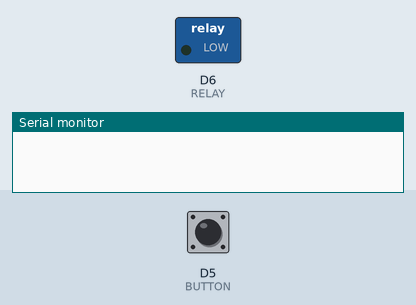
Recording of a sketch running on a simulated ESP8266 (Wemos D1 mini). On the bench: switched loads named in the sketch (green lamp = pin HIGH), the last lines printed to the serial monitor. Inputs (shaded band) come from the test bench; at power-on: D5 (BUTTON) LOW. WiFi joins after 1.5 s; servers stay silent unless stated.

Above: at 3.0 s.
3.1 s: D5 (BUTTON) pulled HIGH for 0.15 s
At 3.7 s:
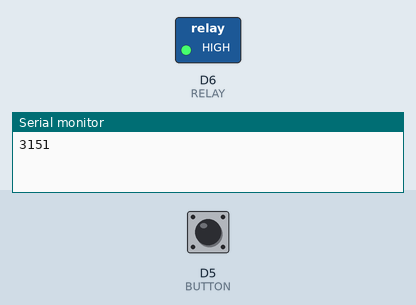
4.7 s: D5 (BUTTON) pulled HIGH for 1 s
At 6.1 s:
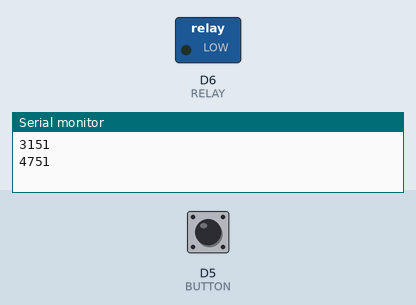
7.2 s: D5 (BUTTON) pulled HIGH for 3.2 s
At 8.0 s:
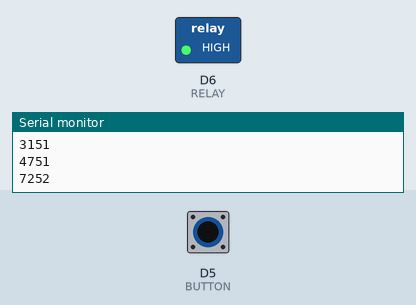
Timing chart, 0 to 10.2 s (numbered marks = the images above; inputs shaded):
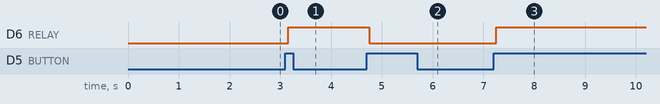

Measured:
- after the input at 3.1 s, D6 (RELAY): LOW → HIGH after 0.05 s
- after the input at 4.7 s, D6 (RELAY): HIGH → LOW after 0.05 s
- after the input at 7.2 s, D6 (RELAY): LOW → HIGH after 0.05 s

The sketch:

Wemos_relay_shield_Blynk_and_button_debounce.ino
```cpp
// v5 added Blynk support - final working version


#define BLYNK_PRINT Serial    // Comment this out to disable prints and save space
#include <ESP8266WiFi.h>
#include <BlynkSimpleEsp8266.h>

char auth[] = ""; //Enter the Auth code which was send by Blink

char ssid[] = "";  //Enter your WIFI Name
char pass[] = "";  //Enter your WIFI Password

const byte BUTTON = D5;
const byte RELAY = D6;
bool LastVirtualPinState = 0;                  // "0", "FALSE", "LOW' means exactly the same
int buttonState = LOW;  // the current state of BUTTON
int thisbuttonState = LOW; // the current and previous readings from the input pin
int lastbuttonState = LOW;// the current and previous readings from the input pin

// time is measured in milliseconds and will quickly exceed limitations of an integer, so we use a long for these two
unsigned long lastDebounceTime = 0;  // the time the button state last switched
unsigned long debounceDelay = 50;    // the state must remain the same for this many millis to register the button press

void setup() {

  Serial.begin(115200);            // See the connection status in Serial Monitor
  Blynk.begin(auth, ssid, pass);   //connects to WiFi network, then connects to Blynk server

  pinMode(BUTTON, INPUT);
  pinMode(RELAY, OUTPUT);
  digitalWrite(RELAY, LOW);   //sets relay to OFF
}


void loop() {

   Blynk.run();  // This function should be called frequently to process incoming commands and perform housekeeping of Blynk connection.

  // the BUTTON is read multiple times and the value must remain the same for debounceDelay millis to toggle the relay

  // read BUTTON state, HIGH when pressed, LOW when not
  thisbuttonState = digitalRead(BUTTON);

  // if the current state does not match the previous state
  // the button was just pressed/released, or is transition noise
  if (thisbuttonState != lastbuttonState) {
    // reset the timer
    lastDebounceTime = millis();
  }

  // once delay millis have elapsed, if the state remains the same, register the press
  if ((millis() - lastDebounceTime) > debounceDelay) {

    // if the button state has changed
    if (thisbuttonState != buttonState) {
      buttonState = thisbuttonState;

      // only toggle the relay if the buttonState has switched from LOW to HIGH
      if (buttonState == HIGH) {

        flipRelayOutput();   //calls flipRelayOutput function if above condition is met
      }
    }
  }

  // persist for next loop iteration
  lastbuttonState = thisbuttonState;

}


void flipRelayOutput()  // a function to flip the relay output, is called from the physical button.
{
  digitalWrite(RELAY, !digitalRead(RELAY));    //writes the inverse value to the relay pin  (booleon NOT operator )
  Blynk.virtualWrite(V6, digitalRead(RELAY)*255);   //write 255 or 0 to pin V6 for iOS Blynk app widget led (0-255 brightness)
  Serial.println( millis() ); // added just for interest
}


// BLYNK_WRITE is a function called every time device gets an update of a Virtual Pin value from the server (or app):
// Contains virtual button "latching" code
BLYNK_WRITE(V5)
{
    int pinValue = param.asInt(); // assigning incoming value from pin V5 to a variable

    if ((pinValue) && (!LastVirtualPinState)) // "pinValue" is your virtual pin current state ||||||  this means same as "if ((pinValue == 1) && (LastVirtualPinState == 0))"
    //if V5 virtual button is still being pressed, the LastVirtualState is set to 1, and !LastVirtualState will therefore be 0. Hence 1 && 0 condition == 0 and relay flipRelayOutput will not be called.

  {
     flipRelayOutput();   //calls function to flip relay output and flip virtual led state
  }

  LastVirtualPinState = pinValue;  // sets LastVirtualPinState to the same as pinValue, so if pinValue (V5 button) is high, LastVirtualPinState gets set to high
}
```
